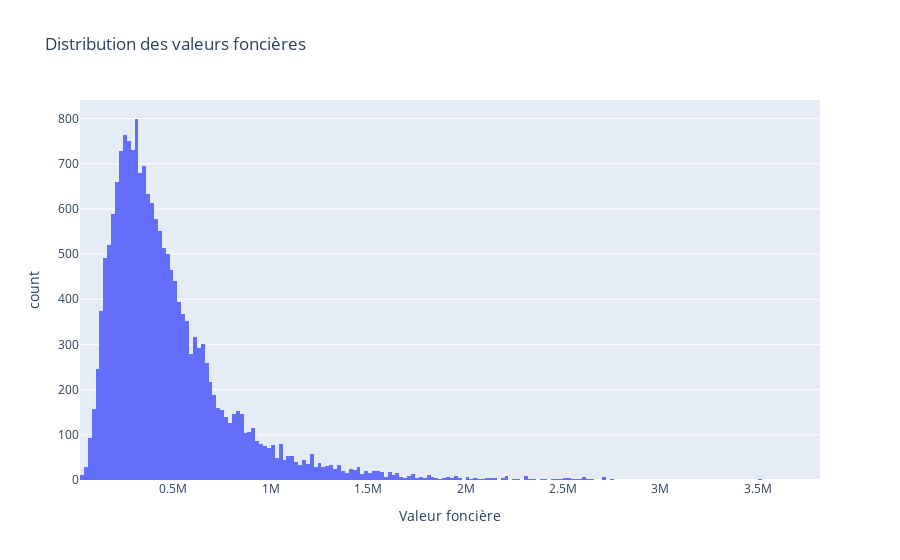
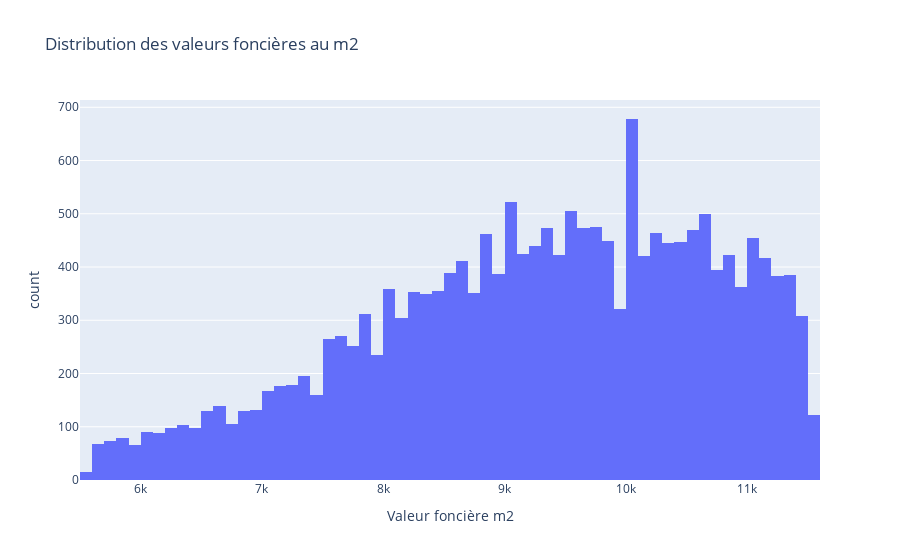

Source (notebook cell) for these figures, in order:
### Code cell
fig = px.histogram(train[cst.raw_target_col], title='Distribution des valeurs foncières')
fig = fig.update_layout(xaxis_title='Valeur foncière', showlegend=False)
fig.show()

fig = px.histogram(train[cst.target_col], title='Distribution des valeurs foncières au m2')
fig = fig.update_layout(xaxis_title='Valeur foncière m2', showlegend=False)
fig.show()

### Figure 1 — Plotly figure (JSON) as saved in the notebook; plotly's stock layout.template omitted (floating-point values rounded to 4 significant figures; data arrays with more than 128 entries replaced by an {"elided": "..."} marker saying what was removed)
{"data": [{"alignmentgroup": "True", "bingroup": "x", "hovertemplate": "variable=valeur<br>value=%{x}<br>count=%{y}<extra></extra>", "legendgroup": "valeur", "marker": {"color": "#636efa", "pattern": {"shape": ""}}, "name": "valeur", "offsetgroup": "valeur", "orientation": "v", "showlegend": true, "type": "histogram", "x": {"elided": "18523 float values"}, "xaxis": "x", "yaxis": "y"}], "layout": {"barmode": "relative", "legend": {"title": {"text": "variable"}, "tracegroupgap": 0}, "showlegend": false, "title": {"text": "Distribution des valeurs foncières"}, "xaxis": {"anchor": "y", "domain": [0, 1], "title": {"text": "Valeur foncière"}}, "yaxis": {"anchor": "x", "domain": [0, 1], "title": {"text": "count"}}}}

### Figure 2 — Plotly figure (JSON) as saved in the notebook; plotly's stock layout.template omitted (floating-point values rounded to 4 significant figures; data arrays with more than 128 entries replaced by an {"elided": "..."} marker saying what was removed)
{"data": [{"alignmentgroup": "True", "bingroup": "x", "hovertemplate": "variable=valeur_m2<br>value=%{x}<br>count=%{y}<extra></extra>", "legendgroup": "valeur_m2", "marker": {"color": "#636efa", "pattern": {"shape": ""}}, "name": "valeur_m2", "offsetgroup": "valeur_m2", "orientation": "v", "showlegend": true, "type": "histogram", "x": {"elided": "18523 float values"}, "xaxis": "x", "yaxis": "y"}], "layout": {"barmode": "relative", "legend": {"title": {"text": "variable"}, "tracegroupgap": 0}, "showlegend": false, "title": {"text": "Distribution des valeurs foncières au m2"}, "xaxis": {"anchor": "y", "domain": [0, 1], "title": {"text": "Valeur foncière m2"}}, "yaxis": {"anchor": "x", "domain": [0, 1], "title": {"text": "count"}}}}
